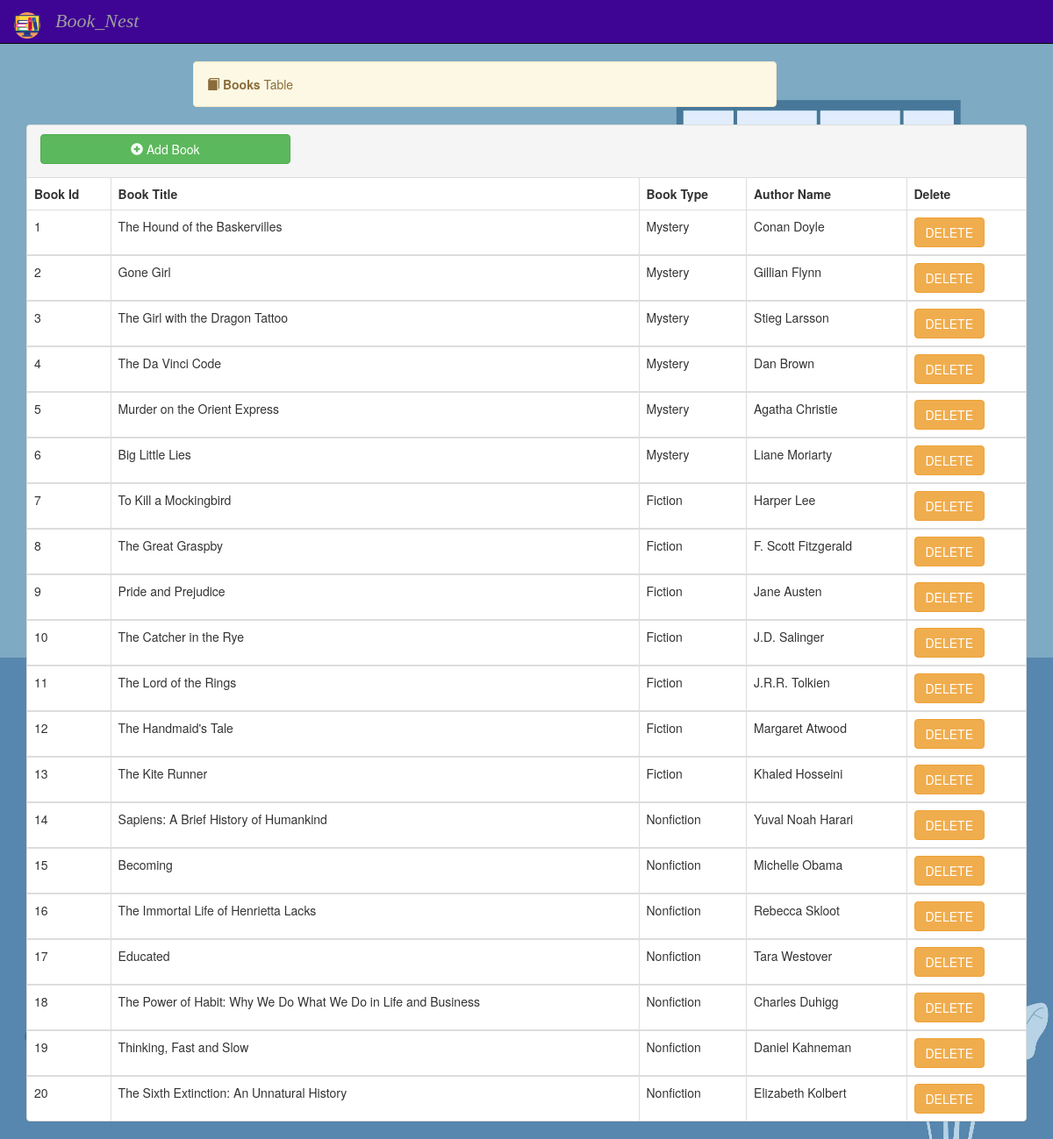
Screenshot of /bookstable.php with the database file from the repository.
### tables this page shows
CREATE TABLE `book` (
  `book_id` int(11) NOT NULL,
  `title` varchar(100) NOT NULL,
  `book_type` text NOT NULL,
  `author_name` varchar(50) NOT NULL,
  `borrow_date` date NOT NULL,
  `return_date` date NOT NULL
);

### bookstable.php (the view, shortened to what this page needs)
<?php
require 'includes/db-inc.php';
include "includes/header.php";
?>
<div class="container">
	<?php include "includes/nav.php"; ?>
	<div class="alert alert-warning col-lg-7 col-md-12 col-sm-12 col-xs-12 col-lg-offset-2 col-md-offset-0 col-sm-offset-1 col-xs-offset-0"
		style="margin-top:70px">
		<span class="glyphicon glyphicon-book"></span>
		<strong>Books</strong> Table
	</div>
</div>
<div class="container">
	<div class="panel panel-default">
		<div class="panel-heading">
			<div class="row">
				<a href="addbook.php"><button class="btn btn-success col-lg-3 col-md-4 col-sm-11 col-xs-11 button"
						style="margin-left: 15px;margin-bottom: 5px"><span class="glyphicon glyphicon-plus-sign"></span>
						Add Book</button></a>
				<div class="col-lg-6 col-md-6 col-sm-12 col-xs-12 pull-right">
				</div>
			</div>
		</div>
		<table class="table table-bordered">
			<thead>
				<tr>
					<th>Book Id</th>
					<th>Book Title</th>
					<th>Book Type</th>
					<th>Author Name</th>
					<th>Delete</th>
				</tr>
			</thead>
			<?php
			if (isset($_POST['search'])) {
				$text = sanitize(trim($_POST['text']));
				$sql = "SELECT * FROM book where book_id = $text ";
				$query = mysqli_query($conn, $sql);
				$counter = 1;
				while ($row = mysqli_fetch_array($query)) { ?>
					<tbody>
						<td>
							<?php echo $counter++; ?>
						</td>
						<td>
							<?php echo $row['title']; ?>
						</td>
						<td>
							<?php echo $row['book_type']; ?>
						</td>
						<td>
							<?php echo $row['author_name']; ?>
						</td>
						<form method='post' action='bookstable.php'>
							<input type='hidden' value="<?php echo $row['book_id']; ?>" name='id'>
							<td><button name='del' type='submit' value='Delete' class='btn btn-warning'
									onclick='return Delete()'>DELETE</button></td>
						</form>
					</tbody>
				<?php }
			} else {
				$sql2 = "SELECT * from book";
				$query2 = mysqli_query($conn, $sql2);
				$counter = 1;
				while ($row = mysqli_fetch_array($query2)) { ?>
					<tbody>
						<td>
							<?php echo $counter++; ?>
						</td>
						<td>
							<?php echo $row['title']; ?>
						</td>
						<td>
							<?php echo $row['book_type']; ?>
						</td>
						<td>
							<?php echo $row['author_name']; ?>
						</td>
						<form method='post' action='bookstable.php'>
							<td><button name='del' type='submit' value='Delete' class='btn btn-warning'
									onclick='return Delete()'>DELETE</button></td>
						</form>
					</tbody>
				<?php }
			}
			?>
		</table>
	</div>
</div>
</body>
</html>

### includes/header.php (shortened to what this page needs)
<!DOCTYPE html>
<html>
<head>
    <link rel="stylesheet" type="text/css" href="Asset/css/bootstrap.css">
    <link rel="stylesheet" type="text/css" href="Asset/font-awesome-4.7.0/css/font-awesome.css">
    <link rel="stylesheet" type="text/css" href="Asset/css/style.css">
    <link rel="stylesheet" type="text/css" href="Asset/flickity/flickity.css">
    <link rel="stylesheet" type="text/css" href="Asset/css/sweetalert.css">
</head>
<body>

### includes/nav.php (shortened to what this page needs)
<nav class="navbar navbar-inverse navbar-fixed-top">
    <div class="container-fluid">
        <div class="navbar-header">
            <a class="navbar-brand" href=""><img src="Asset/logo.png" alt="" width="30px" height="30px"></a>
            <a class="navbar-brand" href="#">Book_Nest</a>
        </div>
        <div class="collapse navbar-collapse" id="bs-example">
        </div>
    </div>
</nav>

### Asset/css/style.css (style rules this page uses)
body { background-image: url('img1.jpg'); background-size: cover; background-repeat: no-repeat; background-attachment: fixed; background-size: 100% 100%; }
.navbar { background-color: #3e0594; padding: 0px; height: 50px }
.navbar a { float: left; color: #fffefe; text-align: center; padding: 14px 16px; font-size: 22px; font-family: cursive; }
.navbar-brand { padding-right: 50px; font-family: cursive; font-style: italic; }

### includes/header.php (style rules this page uses)
body { background-image: url('Asset/img1.jpg'); background-size: cover; background-repeat: no-repeat; background-attachment: fixed; background-size: 100% 100%; }

### rows the page displays
book: title "The Hound of the Baskervilles", book_type "Mystery", author_name "Conan Doyle"
book: title "Gone Girl", book_type "Mystery", author_name "Gillian Flynn"
book: title "The Girl with the Dragon Tattoo", book_type "Mystery", author_name "Stieg Larsson"
book: title "The Da Vinci Code", book_type "Mystery", author_name "Dan Brown"
book: title "Murder on the Orient Express", book_type "Mystery", author_name "Agatha Christie"
book: title "Big Little Lies", book_type "Mystery", author_name "Liane Moriarty"
book: title "To Kill a Mockingbird", book_type "Fiction", author_name "Harper Lee"
book: title "The Great Graspby", book_type "Fiction", author_name "F. Scott Fitzgerald"
book: title "Pride and Prejudice", book_type "Fiction", author_name "Jane Austen"
book: title "The Catcher in the Rye", book_type "Fiction", author_name "J.D. Salinger"
book: title "The Lord of the Rings", book_type "Fiction", author_name "J.R.R. Tolkien"
book: title "The Handmaid's Tale", book_type "Fiction", author_name "Margaret Atwood"
book: title "The Kite Runner", book_type "Fiction", author_name "Khaled Hosseini"
book: title "Sapiens: A Brief History of Humankind", book_type "Nonfiction", author_name "Yuval Noah Harari"
book: title "Becoming", book_type "Nonfiction", author_name "Michelle Obama"
book: title "The Immortal Life of Henrietta Lacks", book_type "Nonfiction", author_name "Rebecca Skloot"
book: title "Educated", book_type "Nonfiction", author_name "Tara Westover"
book: title "The Power of Habit: Why We Do What We Do in Life and Business", book_type "Nonfiction", author_name "Charles Duhigg"
book: title "Thinking, Fast and Slow", book_type "Nonfiction", author_name "Daniel Kahneman"
book: title "The Sixth Extinction: An Unnatural History", book_type "Nonfiction", author_name "Elizabeth Kolbert"
